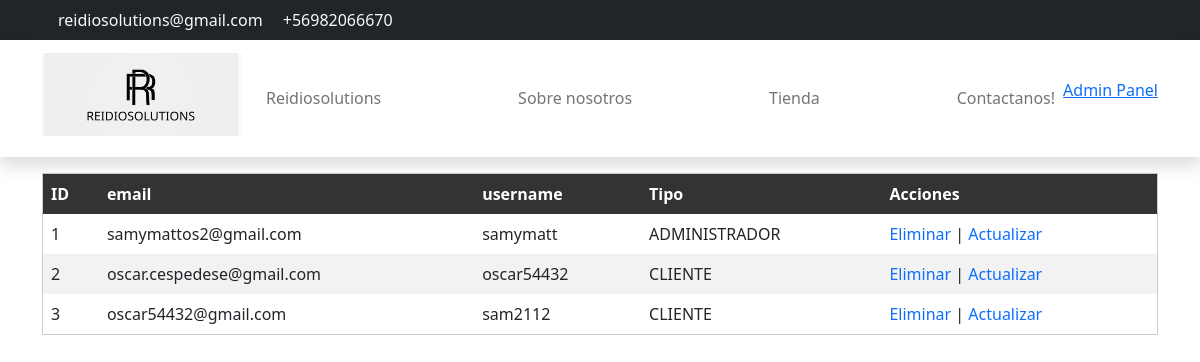
The app's page /users/AdminUserList/ (signed in), older data.
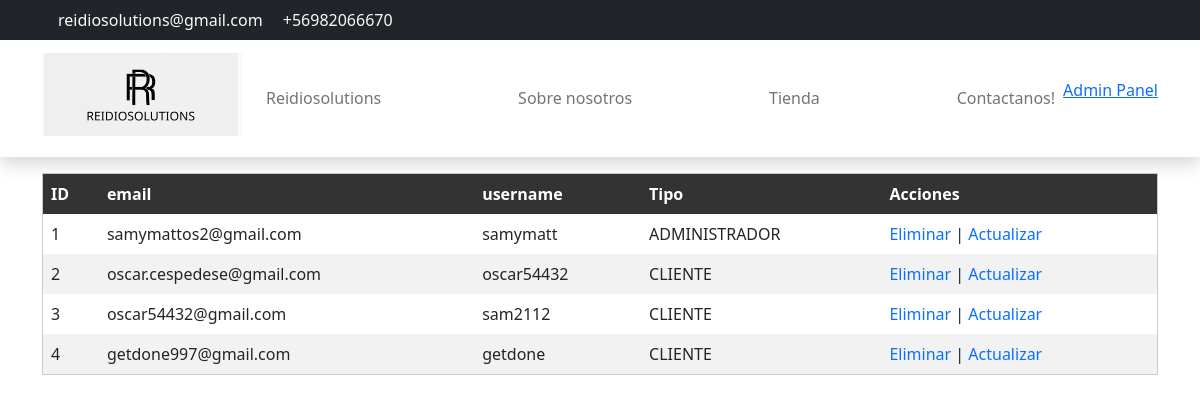
The same page, newer data.
### users/models.py (models this page shows, shortened)
class Usuario(AbstractBaseUser, PermissionsMixin):
    ROL = (
        ('ADMINISTRADOR', 'Admin'),
        ('VENDEDOR', 'Seller'),
        ('CLIENTE', 'Cliente'),
    )
    UserID = models.AutoField(verbose_name='UserID', primary_key=True)
    email = models.EmailField(verbose_name='Email', max_length=60, unique=True)
    username = models.CharField(verbose_name='username', max_length=30, unique=True)
    userType = models.CharField(verbose_name='Tipo de usuario', max_length=25, choices=ROL, default='CLIENTE')
    is_active= models.BooleanField(default=False)
    is_staff=models.BooleanField(default=False)
    creado= models.DateTimeField(auto_now_add=True)
    actualizado = models.DateTimeField(auto_now=True)
    objects = ManejoDeCuentas()
    USERNAME_FIELD = 'email' # Toma el rol de nombre de usuario
    REQUIRED_FIELDS = ["username"] # Campos requeridos
    class Meta:
        verbose_name = "Cuentas"
        verbose_name_plural = "Cuentas"

### users/views.py (the view)
# urls.py: path('AdminUserList/', views.ListaUsers, name='AdminUserList'),
def ListaUsers(request):
    users = Usuario.objects.all().values()
    template_name = 'administrador/Usuarios.html'
    contexto = {
        'Object': users,
    }
    return render(request, template_name, contexto)

### users/templates/administrador/Usuarios.html (shortened to what this page needs)
{% load static %}
<!DOCTYPE html>
<html lang="en">
<head>
  <link rel="stylesheet" href="{% static 'style.css'%}">
  <link href="https://cdn.jsdelivr.net/npm/bootstrap@5.0.2/dist/css/bootstrap.min.css" rel="stylesheet"
>
</head>
<body>
  <nav class="navbar navbar-expand-lg bg-dark navbar-light d-none d-lg-block" id="templatemo_nav_top">
    <div class="container text-light">
      <div class="w-100 d-flex justify-content-between">
        <div>
          <a class="navbar-sm-brand text-light text-decoration-none"
            href="mailto:info@company.com">reidiosolutions@gmail.com</a>
          <a class="navbar-sm-brand text-light text-decoration-none" href="tel:010-020-0340">+56982066670</a>
        </div>
        <div>
          <a class="text-light" href="https://www.facebook.com/people/ReidioSolutions/61553508162290/" target="_blank"
            rel="sponsored"></a>
          <a class="text-light" href="https://www.instagram.com/reidiosolutions/" target="_blank"></a>
          <a class="text-light" href="https://twitter.com/reidiosolutions" target="_blank"></a>
        </div>
      </div>
    </div>
  </nav>
  <nav class="navbar navbar-expand-lg navbar-light shadow">
    <div class="container d-flex justify-content-between align-items-center">
      <a class="navbar-brand text-success logo h1 align-self-center" href="{% url 'home'%}">
        <img src="/static/img/reidiosolutionszz.jpg" alt="Reidiosolutions" style="width: 200px; height: auto; ">
      </a>
      <div class="align-self-center collapse navbar-collapse flex-fill  d-lg-flex justify-content-lg-between"
        id="templatemo_main_nav">
        <div class="flex-fill">
          <ul class="nav navbar-nav d-flex justify-content-between mx-lg-auto">
            <li class="nav-item">
              <a class="nav-link" href="{% url 'home'%}">Reidiosolutions</a>
            </li>
            <li class="nav-item">
              <a class="nav-link" href="{% url 'aboutus' %}">Sobre nosotros</a>
            </li>
            <li class="nav-item">
              <a class="nav-link" href="{% url 'Catalogo'%}">Tienda</a>
            </li>
            <li class="nav-item">
              <a class="nav-link" href="{%url 'contact'%}">Contactanos!</a>
            </li>
          </ul>
        </div>
        <div class="navbar align-self-center d-flex">
          {% if user.userType == 'ADMINISTRADOR' %}
          <p><a href="{% url 'AdminPanel' %}">Admin Panel</a></p>
          {%endif%}
        </div>
      </div>
    </div>
  </nav>
  <div class="container mt-3">
    {% if user.is_authenticated %}
    {% if user.userType == 'ADMINISTRADOR' %}
    <table>
      <thead>
        <tr>
          <th>ID</th>
          <th>email</th>
          <th>username</th>
          <th>Tipo</th>
          <th>Acciones</th>
        </tr>
      </thead>
      <tbody>
        {% for A in Object %}
        <tr>
          <td>{{ A.UserID }}</td>
          <td>{{ A.email }}</td>
          <td>{{ A.username }}</td>
          <td>{{ A.userType }}</td>
          <td>
            <a style="text-decoration: none;" href="{% url 'EliminarUser' A.UserID %}">Eliminar</a> |
            <a style="text-decoration: none;" href="{% url 'ActualizarUser' A.UserID %}">Actualizar</a>
          </td>
        </tr>
        {% endfor %}
      </tbody>
    </table>
    {%else%}
    <h1>Usted no esta permitido aqui</h1>
    {% endif %}
    {%else%}
    <h1>Usted no esta permitido aqui</h1>
    {% endif %}
  </div>
</body>
</html>

Row changes from the older to the newer data that the page shows:
added Usuario: UserID "4", email "getdone997@gmail.com", username "getdone", userType "CLIENTE"
